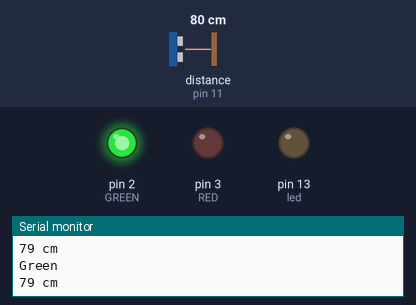
Bench run of a sketch on a simulated Arduino Uno, built with avr-gcc and run on an emulated ATmega328P. On the bench: output pins drawn as LEDs (lit = HIGH), the last lines printed to the serial monitor. Wiring (inferred from the names in the program): ultrasonic range finder: trigger pin 10; echo pin 11. The test bench sets the inputs (shaded band); at power-on: distance to the obstacle (sensor on pin 11) 80 cm. The echo pulse lasts 58.3 µs per cm; pins used as bus, display or sensor lines are not drawn.

Above: at 1.3 s.
1.4 s: distance to the obstacle (sensor on pin 11) set to 33 cm
2.9 s: distance to the obstacle (sensor on pin 11) set to 29 cm
At 4.2 s:
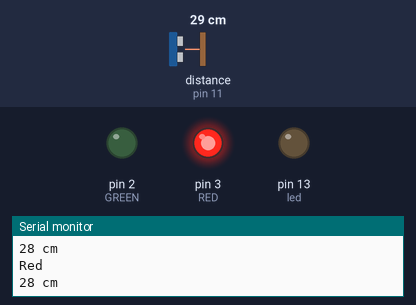
4.5 s: distance to the obstacle (sensor on pin 11) set to 35 cm
At 5.6 s:
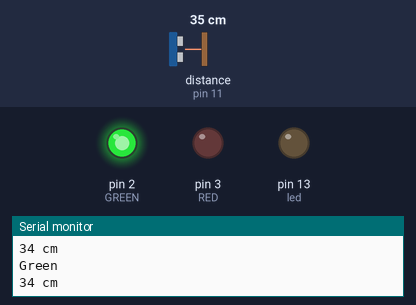
6.0 s: distance to the obstacle (sensor on pin 11) set to 2 cm
At 7.0 s:
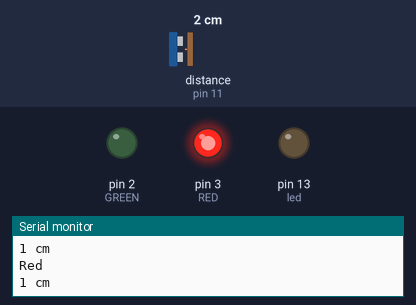
Timing chart, 0 to 8.5 s (numbered marks = the images above; inputs shaded):
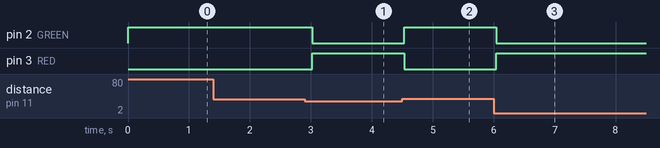

Measured:
- the behaviour switches between 31 and 30 cm on distance to the obstacle (sensor on pin 11) (found by bisection; images 0 and 1)
- after the input at 2.9 s, pin 2 (GREEN): HIGH → LOW after 0.13 s; pin 3 (RED): LOW → HIGH after 0.13 s
- after the input at 4.5 s, pin 2 (GREEN): LOW → HIGH at once; pin 3 (RED): HIGH → LOW at once
- after the input at 6.0 s, pin 2 (GREEN): HIGH → LOW at once; pin 3 (RED): LOW → HIGH at once

The sketch:

Ultrasonic.ino
```cpp
#define trigPin 10
#define echoPin 11
#define led 13

#define RED 3
#define GREEN 2

void setup()
{
  Serial.begin (9600);
  pinMode(trigPin, OUTPUT);
  pinMode(echoPin, INPUT);
  pinMode(led, OUTPUT);
  pinMode(RED, OUTPUT);
  pinMode(GREEN, OUTPUT);
  digitalWrite(RED, LOW);
  digitalWrite(GREEN, LOW);
}

void loop()
{
/*  redValue = 255; // choose a value between 1 and 255 to change the color.
  greenValue = 255;
  blueValue = 255;
 */
  long duration, distance;
  digitalWrite(trigPin, LOW);  // Added this line
  delayMicroseconds(2); // Added this line
  digitalWrite(trigPin, HIGH);
  delayMicroseconds(10); // Added this line
  digitalWrite(trigPin, LOW);
  duration = pulseIn(echoPin, HIGH);
  distance = (duration/2) / 29.1;

  if (distance<30)
  {
   digitalWrite(RED, HIGH);
   digitalWrite(GREEN, LOW);
   Serial.println("Red");
  }
  if (distance>=30)
  {
   digitalWrite(RED, LOW);
   digitalWrite(GREEN,HIGH);
   Serial.println("Green");
  }

    Serial.print(distance);
    Serial.println(" cm");
    delay(500);
}
```
